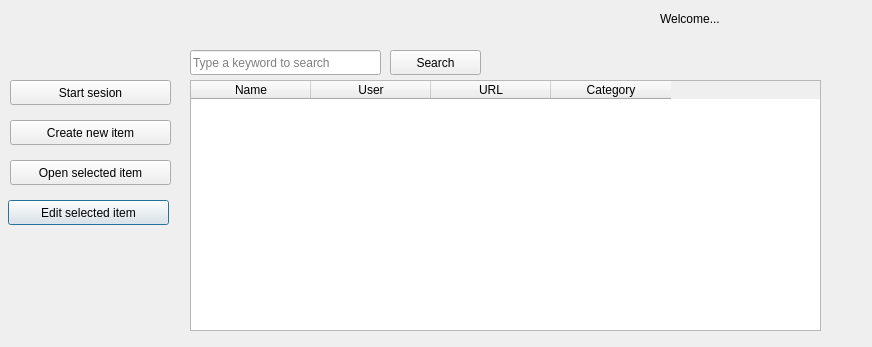
<?xml version="1.0" encoding="UTF-8"?>
<ui version="4.0">
 <class>Dialog</class>
 <widget class="QDialog" name="Dialog">
  <property name="geometry">
   <rect>
    <x>0</x>
    <y>0</y>
    <width>872</width>
    <height>347</height>
   </rect>
  </property>
  <property name="windowTitle">
   <string>Dialog</string>
  </property>
  <widget class="QPushButton" name="btnEditItem">
   <property name="geometry">
    <rect>
     <x>8</x>
     <y>200</y>
     <width>161</width>
     <height>25</height>
    </rect>
   </property>
   <property name="text">
    <string>Edit selected item</string>
   </property>
  </widget>
  <widget class="QPushButton" name="btnNewItem">
   <property name="geometry">
    <rect>
     <x>10</x>
     <y>120</y>
     <width>161</width>
     <height>25</height>
    </rect>
   </property>
   <property name="text">
    <string>Create new item</string>
   </property>
  </widget>
  <widget class="QPushButton" name="btnOpenItem">
   <property name="geometry">
    <rect>
     <x>10</x>
     <y>160</y>
     <width>161</width>
     <height>25</height>
    </rect>
   </property>
   <property name="text">
    <string>Open selected item</string>
   </property>
  </widget>
  <widget class="QLineEdit" name="lineEditSearch">
   <property name="geometry">
    <rect>
     <x>190</x>
     <y>50</y>
     <width>191</width>
     <height>25</height>
    </rect>
   </property>
   <property name="text">
    <string/>
   </property>
   <property name="placeholderText">
    <string>Type a keyword to search</string>
   </property>
  </widget>
  <widget class="QPushButton" name="btnSearch">
   <property name="geometry">
    <rect>
     <x>390</x>
     <y>50</y>
     <width>91</width>
     <height>25</height>
    </rect>
   </property>
   <property name="text">
    <string>Search</string>
   </property>
  </widget>
  <widget class="QTableWidget" name="tableWidget">
   <property name="geometry">
    <rect>
     <x>190</x>
     <y>80</y>
     <width>631</width>
     <height>251</height>
    </rect>
   </property>
   <attribute name="horizontalHeaderVisible">
    <bool>true</bool>
   </attribute>
   <attribute name="horizontalHeaderCascadingSectionResizes">
    <bool>false</bool>
   </attribute>
   <attribute name="horizontalHeaderDefaultSectionSize">
    <number>120</number>
   </attribute>
   <attribute name="horizontalHeaderShowSortIndicator" stdset="0">
    <bool>true</bool>
   </attribute>
   <attribute name="verticalHeaderCascadingSectionResizes">
    <bool>false</bool>
   </attribute>
   <column>
    <property name="text">
     <string>Name</string>
    </property>
   </column>
   <column>
    <property name="text">
     <string>User</string>
    </property>
   </column>
   <column>
    <property name="text">
     <string>URL</string>
    </property>
   </column>
   <column>
    <property name="text">
     <string>Category</string>
    </property>
   </column>
  </widget>
  <widget class="QPushButton" name="btnStartSesion">
   <property name="geometry">
    <rect>
     <x>10</x>
     <y>80</y>
     <width>161</width>
     <height>25</height>
    </rect>
   </property>
   <property name="text">
    <string>Start sesion</string>
   </property>
  </widget>
  <widget class="QLabel" name="lblWelcome">
   <property name="geometry">
    <rect>
     <x>660</x>
     <y>10</y>
     <width>171</width>
     <height>17</height>
    </rect>
   </property>
   <property name="text">
    <string>Welcome...</string>
   </property>
  </widget>
 </widget>
 <resources/>
 <connections/>
</ui>
